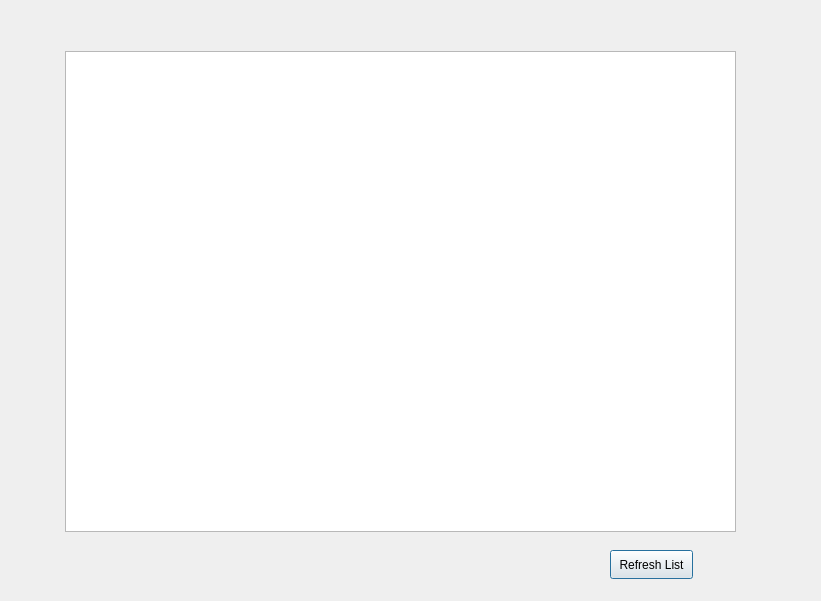
<?xml version="1.0" encoding="UTF-8"?>
<ui version="4.0">
 <class>processwindow</class>
 <widget class="QDialog" name="processwindow">
  <property name="geometry">
   <rect>
    <x>0</x>
    <y>0</y>
    <width>821</width>
    <height>601</height>
   </rect>
  </property>
  <property name="windowTitle">
   <string>Dialog</string>
  </property>
  <widget class="QTableWidget" name="processListWidget">
   <property name="geometry">
    <rect>
     <x>65</x>
     <y>51</y>
     <width>671</width>
     <height>481</height>
    </rect>
   </property>
  </widget>
  <widget class="QPushButton" name="refreshButton">
   <property name="geometry">
    <rect>
     <x>610</x>
     <y>550</y>
     <width>83</width>
     <height>29</height>
    </rect>
   </property>
   <property name="text">
    <string>Refresh List</string>
   </property>
  </widget>
 </widget>
 <resources/>
 <connections/>
</ui>
